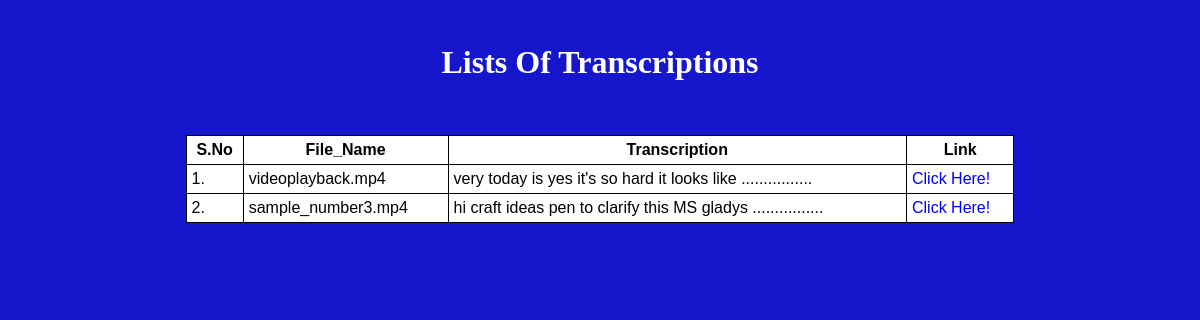
Page /lists on the committed database.
### create/models.py (models this page shows, shortened)
class Person(models.Model):
    file_name=models.CharField(max_length=20)
    transcripted_sentence=models.TextField()
    Sentiment_analysis=models.TextField()
    transcripted_Sentence_slice=models.TextField()

### create/views.py (the view)
# urls.py: path('lists',views.lists,name="lists"),
def lists(request):
    lists_of_transcriptions=models.Person.objects.all()
    return render(request,"listing_db_elements.html",{'lists_of_transcripts':lists_of_transcriptions})

### create/templates/listing_db_elements.html (shortened to what this page needs)
<!DOCTYPE html>
<html lang="en">
<head>
</head>
<body>
<br>
<br>
<center><h1 style="font-family: Georgia, serif;color:white" class="heading">Lists Of Transcriptions</h1></center>
<br>
<br>
<br>
<div>
    <center>
            {% if lists_of_transcripts%}
<table style="width:70%">
  <tr>
      <th>S.No</th>
    <th>File_Name</th>
    <th>Transcription</th>
    <th>Link</th>
  </tr>
                {% for elements in lists_of_transcripts %}
   <tr>
       <td>{{forloop.counter}}.</td>
    <td id = "test">{{elements.file_name}}</td>
    <td>{{elements.transcripted_Sentence_slice}}................</td>
    <td> <a href="{% url 'detail_view' elements.id %}">Click Here!</a></td>
  </tr>
    {%endfor%}
</table>
           {%else%}
   <h2 style="color:orange">No Records Found!</h2>
    {%endif%}
        </center>
</div>
</body>
</html>

### create/templates/listing_db_elements.html (style rules this page uses)
.heading { font-size: 32px; color:black; font-weight : 900; margin-left: center; margin-right: center%; }
body { font-family:sans-serif;   font-size:30px; background:#1616cd; background-size: cover; }
h1 { display: inline; width: 300px; height: 100px; padding: 5px; background-color:7f8180; color:black; }
a:link { color: blue; background-color: transparent; text-decoration: none; }
table,th,td { background :white; border:1px solid black; border-collapse: collapse;  color:white; padding:5px; }

### rows in the picture
Person: file_name "videoplayback.mp4", transcripted_Sentence_slice "very today is yes it's so hard it looks like"
Person: file_name "sample_number3.mp4", transcripted_Sentence_slice "hi craft ideas pen to clarify this MS gladys"
